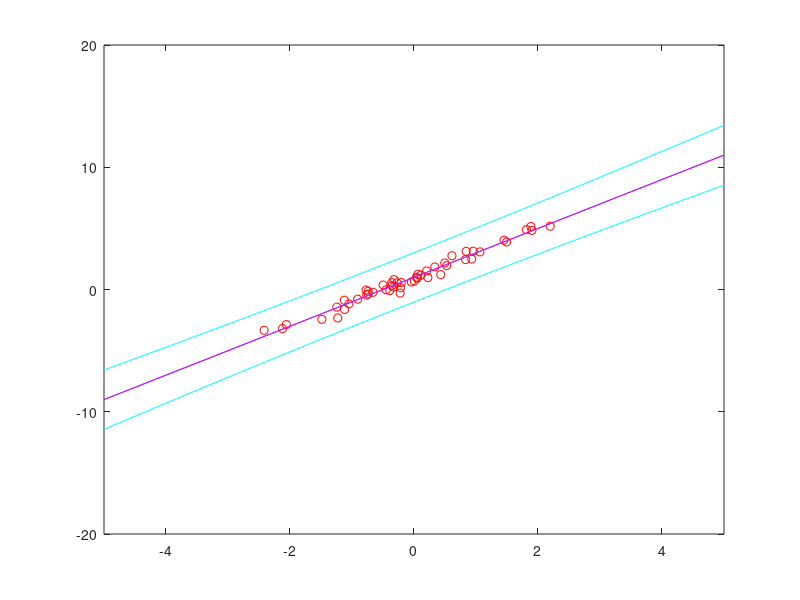

Source code (MATLAB):
% colordef black
al=200;
bt=2;
N=25;

x=zeros(1,N); t=zeros(1,N);

y=-5:0.1:5; l=length(y);
a=2;b=1;
z=a*y+b; % `true data'

for j=1:2
    if j==2, N=50; x=zeros(1,N);t=zeros(1,N); end%if j % INIT AGAIN
    for i=1:N
        i % disp iteration number
        x(i)=1*randn;
        t(i)=a*x(i)+b+0.3*randn; % add a noisy observation point
        
        X=sum(x(1:i))/i;
        T=sum(t(1:i))/i;
        X2=sum(x(1:i).^2)/i;
        TX=sum(t(1:i).*x(1:i))/i;
        C=[(X2+(bt^2/(i*al^2))) X; X (1+(bt^2/(i*al^2)))];
        c=[TX;T];
        Eab=inv(C)*c;
        Ez=Eab(1)*y+Eab(2);
        f=[x(1:i);ones(1,i)];
        g=[y;ones(1,l)];
        B=f*f';
        A=eye(2)/al^2 + (1/bt^2)*B;
        sg2=bt^2+diag(g'*inv(A)*g);
        curve1=Ez+sqrt(sg2');
        curve2=Ez-sqrt(sg2');
        %curve3=Ez+sqrt(bt^2);
        %curve4=Ez-sqrt(bt^2);

        figure(1);
        plot(x(1:i),t(1:i),'ro'); hold on;
        plot(y,z);
        plot(y,Ez,'m');
        %plot(y,curve3,'g');
        %plot(y,curve4,'g');
        plot(y,curve1,'c');
        plot(y,curve2,'c');
        hold off;
        axis([-5 5 -20 20]);
        drawnow;
        if j~=2, pause; end
    end% for i
end%for j
